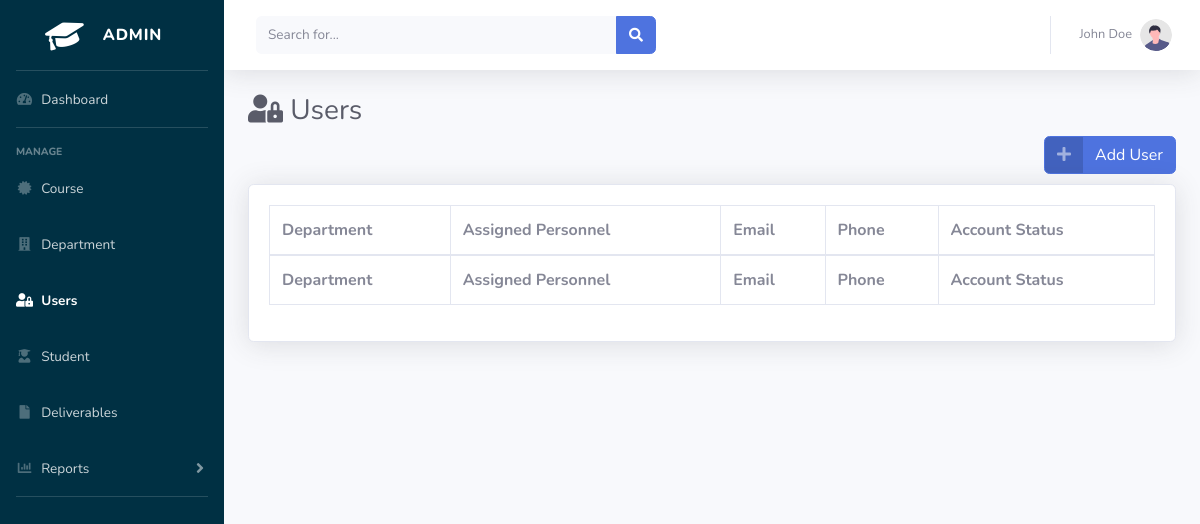
The page /admin/users.php on the database as committed earlier.
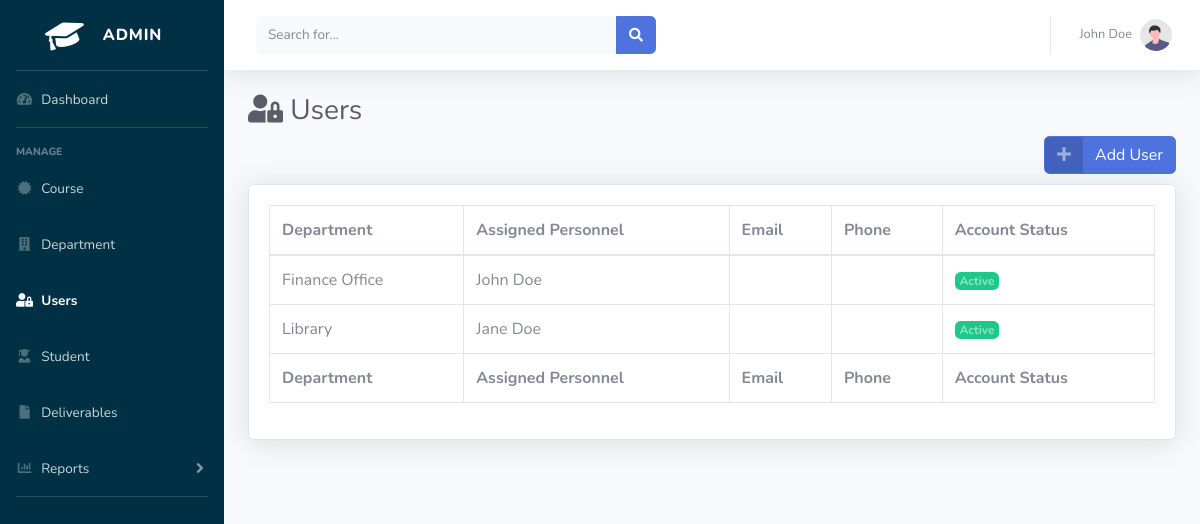
The same page on the database as committed later.
### tables this page shows
CREATE TABLE `tbl_department_user` (
  `department_user_id` int(11) NOT NULL,
  `department_id` int(11) NOT NULL,
  `assigned_personnel` varchar(100) NOT NULL,
  `username` varchar(30) NOT NULL,
  `password` text NOT NULL,
  `account_status` int(1) NOT NULL,
  `user_id` int(11) NOT NULL
);

CREATE TABLE `tbl_department` (
  `department_id` int(11) NOT NULL,
  `department_name` varchar(50) NOT NULL
);

### admin/users.php (the view, shortened to what the changed rows need)
<?php
include('../shared/connection.php');
?>
<!DOCTYPE html>
<html lang="en">
<head>
    <link href="../assets/vendor/fontawesome-free/css/all.min.css" rel="stylesheet" type="text/css">
    <link href="../assets/css/sb-admin-2.min.css" rel="stylesheet">
</head>
<body id="page-top">
    <div id="wrapper" style="background-color: #003043">
        <div id="content-wrapper" class="d-flex flex-column">
            <div id="content">
                <div class="container-fluid">
                    <h1 class="h3 mb-2 text-gray-800"><i class="fas fa-user-lock"></i> Users</h1>
                                    <br><br>
                    <div class="card shadow mb-4">
                        <div class="card-body">
                            <div class="table-responsive">
                                <table class="table table-bordered" id="dataTable" width="100%" cellspacing="0">
                                    <thead>
                                        <tr>
                                            <th>Department</th>
                                            <th>Assigned Personnel</th>
                                            <th>Email</th>
                                            <th>Phone</th>
                                            <th>Account Status</th>
                                        </tr>
                                    </thead>
                                    <tfoot>
                                        <tr>
                                            <th>Department</th>
                                            <th>Assigned Personnel</th>
                                            <th>Email</th>
                                            <th>Phone</th>
                                            <th>Account Status</th>
                                        </tr>
                                    </tfoot>
                                    <tbody>
                                    <?php
                                        $sql = "SELECT * FROM `tbl_department_user`  \n"
                                            . "ORDER BY `tbl_department_user`.`department_user_id` ASC;";
                                            $records=mysqli_query($con,$sql);
                                            while($user=mysqli_fetch_assoc($records)){
                                                $department_id = $user['department_id'];
                                                $query=mysqli_query($con,"SELECT * FROM tbl_department WHERE department_id='$department_id'");
                                                $row=mysqli_fetch_assoc($query);
                                                $department_name = $row['department_name'];
                                                $assigned_name = $user['assigned_personnel'];
                                                $status = $user['account_status'];
                                                $email = $user['email'];
                                                $phone = $user['phone_number'];
                                                echo"<tr>
                                                <td>$department_name</td>
                                                <td>$assigned_name</td>
                                                <td>$email</td>
                                                <td>$phone</td>
                                                ";
                                                if($status == 0){
                                                    echo"<td><span class='badge bg-success text-white-50'>Active</span></td>";
                                                }
                                                else{
                                                    echo" <td><span class='badge bg-danger text-white-50'>Inactive</span></td>";
                                                };
                                                echo"
                                                </tr>";
                                            };
                                        ?>
                                    </tbody>
                                </table>
                            </div>
                        </div>
                    </div>
                </div>
            </div>
        </div>
    </div>
</body>
</html>

Rows that differ between the two databases and show on the page:
added tbl_department_user: department.department_name "Finance Office", assigned_personnel "John Doe", account_status "Active"
added tbl_department_user: department.department_name "Library", assigned_personnel "Jane Doe", account_status "Active"
